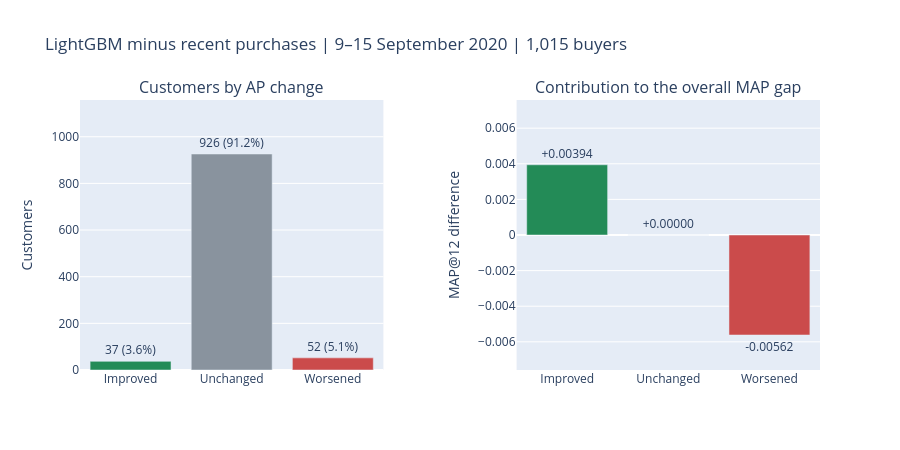

The notebook cell saved with this chart:
### Code cell
import plotly.graph_objects as go
from plotly.subplots import make_subplots

outcome_colors = ["#238B57", "#89939E", "#CB4B4B"]
outcome_labels = outcome_summary["ap_outcome"].astype(str).tolist()

fig = make_subplots(
    rows=1,
    cols=2,
    subplot_titles=[
        "Customers by AP change",
        "Contribution to the overall MAP gap",
    ],
    horizontal_spacing=0.18,
)

fig.add_trace(
    go.Bar(
        x=outcome_labels,
        y=outcome_summary["customers"],
        marker_color=outcome_colors,
        text=[
            f"{count:,} ({share:.1f}%)"
            for count, share in zip(
                outcome_summary["customers"],
                outcome_summary["customer_share_pct"],
            )
        ],
        textposition="outside",
        cliponaxis=False,
    ),
    row=1, col=1,
)

fig.add_trace(
    go.Bar(
        x=outcome_labels,
        y=outcome_summary["map_gap_contribution"],
        marker_color=outcome_colors,
        text=[
            f"{value:+.5f}"
            for value in outcome_summary["map_gap_contribution"]
        ],
        textposition="outside",
        cliponaxis=False,
    ),
    row=1, col=2,
)

gap_limit = max(
    float(outcome_summary["map_gap_contribution"].abs().max()) * 1.35,
    1e-6,
)

fig.update_yaxes(
    title_text="Customers",
    range=[0, float(outcome_summary["customers"].max()) * 1.25],
    row=1, col=1,
)
fig.update_yaxes(
    title_text="MAP@12 difference",
    range=[-gap_limit, gap_limit],
    zeroline=True,
    row=1, col=2,
)
fig.update_layout(
    title="LightGBM minus recent purchases | 9–15 September 2020 | 1,015 buyers",
    showlegend=False,
    height=450,
    margin={"t": 100},
)
fig.show(renderer="plotly_mimetype+png", config={"displaylogo": False})

### Figure 1 — Plotly figure (JSON) as saved in the notebook; plotly's stock layout.template omitted (floating-point values rounded to 4 significant figures)
{"data": [{"cliponaxis": false, "marker": {"color": ["#238B57", "#89939E", "#CB4B4B"]}, "text": ["37 (3.6%)", "926 (91.2%)", "52 (5.1%)"], "textposition": "outside", "type": "bar", "x": ["Improved", "Unchanged", "Worsened"], "xaxis": "x", "y": [37, 926, 52], "yaxis": "y"}, {"cliponaxis": false, "marker": {"color": ["#238B57", "#89939E", "#CB4B4B"]}, "text": ["+0.00394", "+0.00000", "-0.00562"], "textposition": "outside", "type": "bar", "x": ["Improved", "Unchanged", "Worsened"], "xaxis": "x2", "y": [0.003943, 0.0, -0.005617], "yaxis": "y2"}], "layout": {"annotations": [{"font": {"size": 16}, "showarrow": false, "text": "Customers by AP change", "x": 0.205, "xanchor": "center", "xref": "paper", "y": 1, "yanchor": "bottom", "yref": "paper"}, {"font": {"size": 16}, "showarrow": false, "text": "Contribution to the overall MAP gap", "x": 0.795, "xanchor": "center", "xref": "paper", "y": 1, "yanchor": "bottom", "yref": "paper"}], "height": 450, "margin": {"t": 100}, "showlegend": false, "title": {"text": "LightGBM minus recent purchases | 9–15 September 2020 | 1,015 buyers"}, "xaxis": {"anchor": "y", "domain": [0, 0.41]}, "xaxis2": {"anchor": "y2", "domain": [0.59, 1]}, "yaxis": {"anchor": "x", "domain": [0, 1], "range": [0, 1158.0], "title": {"text": "Customers"}}, "yaxis2": {"anchor": "x2", "domain": [0, 1], "range": [-0.007583, 0.007583], "title": {"text": "MAP@12 difference"}, "zeroline": true}}}
